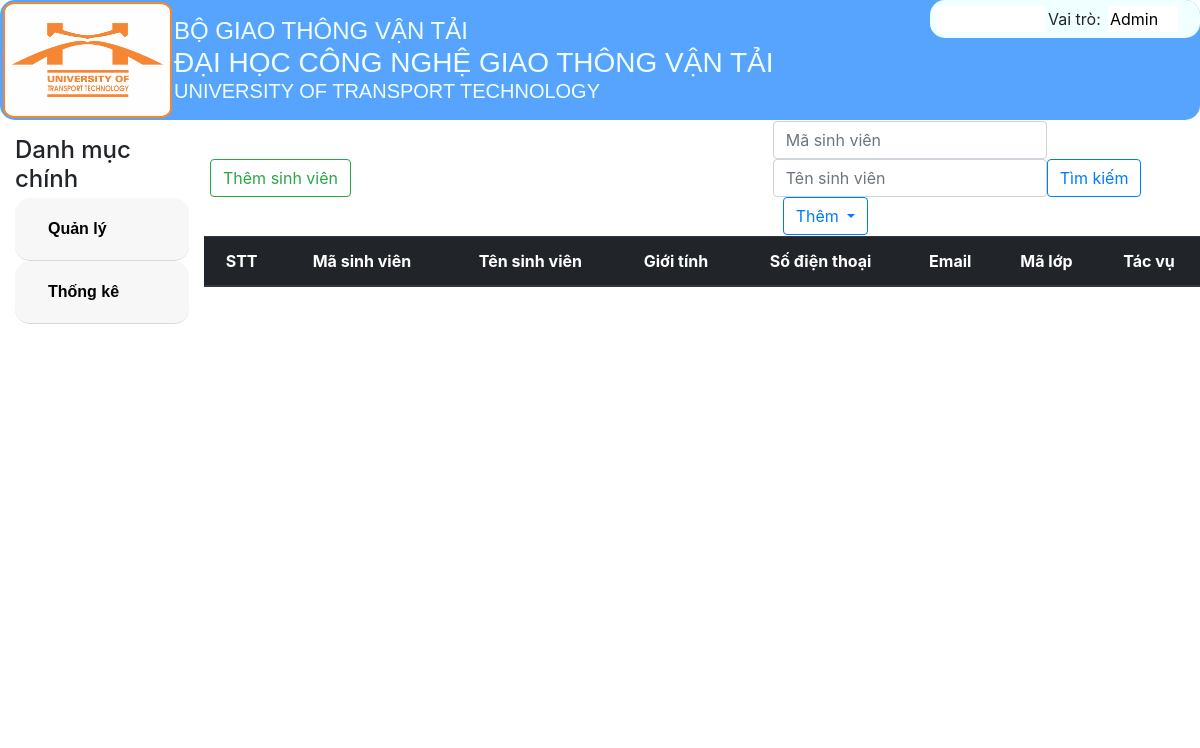
Page /DanhSachSinhVien on the earlier database version.
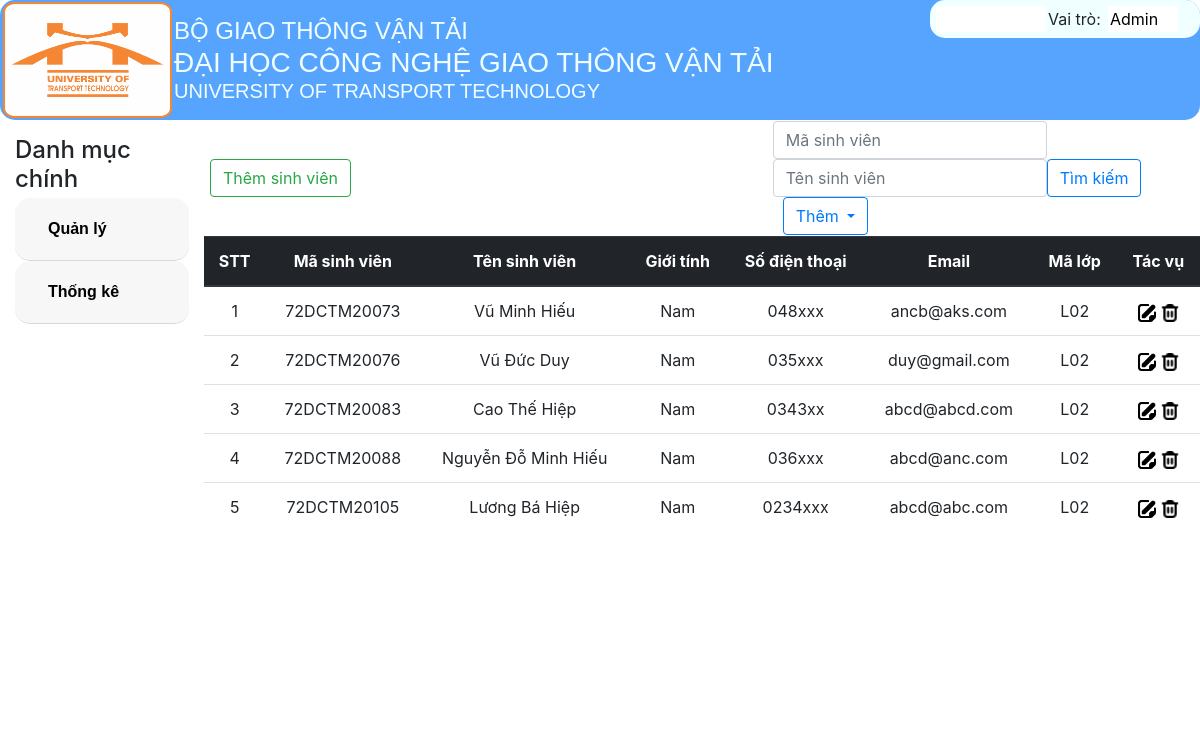
Same page on the later database version.
### tables this page shows
CREATE TABLE `sinhvien` (
  `masinhvien` varchar(30) NOT NULL,
  `tensinhvien` varchar(30) NOT NULL,
  `gioitinh` varchar(10) NOT NULL,
  `sodienthoai` varchar(20) NOT NULL,
  `email` varchar(50) NOT NULL,
  `malop` varchar(30) NOT NULL
);

### MVC/Core/controller.php (called while the page is built, shortened)
<?php
class Controller
{
    public function mode($mode){
        return new $mode;
    }
    function view($view, $data= []){
        include_once './MVC/Views/'.$view.'.php';
    }
}

### MVC/Controllers/DanhSachSinhVien.php (called while the page is built, shortened)
<?php
class DanhSachSinhVien extends Controller
{
    protected $sinhvien;
    function __construct()
    {
        $this->sinhvien = $this->mode('SinhVien');
    }
    function Get_data()
    {
        $this->view('MasterLayoutAD', [
            'page' => 'Sinhvien_v',
            'dulieu' => $this->sinhvien->sinhvien_find('', '', ''),
        ]);
    }
}

### MVC/Core/app.php (called while the page is built, shortened)
<?php
class app
{
    protected $action = 'Get_data';
    function __construct()
    {
        $arr = $this->ProcessURL();
        if($arr!=null){
            if(file_exists("./MVC/Controllers/".$arr[0].".php")){
                $this->controller=$arr[0];
                unset($arr[0]);
            }
        }
        $this->controller=new $this->controller;
        $this->params=$arr?array_values($arr):[];
        call_user_func_array([$this->controller,$this->action],$this->params);
    }
    function ProcessURL(){
        if(isset($_GET['url'])){
            return explode("/",filter_var(trim($_GET['url']),FILTER_DEFAULT));
        }
    }
}
?>

### index.php (called while the page is built, shortened)
<?php
$myapp = new app();
?>

### MVC/Core/connectDB.php (called while the page is built, shortened)
<?php
class connectDB{
    protected $servername="localhost";
    protected $username="root";
    protected $password="";
    protected $dbname="btl_quanlydiem";
    function __construct(){
        $this->con=mysqli_connect($this->servername,$this->username,$this->password,$this->dbname);
    }
}
?>

### MVC/Models/SinhVien.php (called while the page is built, shortened)
<?php
class SinhVien extends connectDB{
    function sinhvien_find($masinhvien,$tensinhvien,$malop){
        $sql_sinhvien_find="SELECT * FROM sinhvien where masinhvien like '%$masinhvien%' and tensinhvien like '%$tensinhvien%' and malop like '%$malop%'";
        return mysqli_query($this->con,$sql_sinhvien_find);
    }
}

### MVC/Views/Pages/Sinhvien_v.php (the view, shortened to what this page needs)
<!DOCTYPE html>
<html lang="en">
<head>
    <link rel="stylesheet" href="Public/Css/style.css">
    <link rel="stylesheet" href="Public/Css/css_bootstrap.min.css">
</head>
<body>
    <table style="width: 100%;">
        <tr>
            <td style="width: 57%;"><a href="http://localhost/BTL_QuanLyDiem/DanhSachSinhVien/Them"><button class="btn btn-outline-success" name="btnThemsinhvien" style="margin: 5px;">Thêm
                        sinh viên</button></a></td>
            <td>
                <form action="http://localhost/BTL_QuanLyDiem/DanhSachSinhVien/Timkiem" method="post">
                    <div class="form-inline">
                        <input type="text" name="txtMasinhvien" class="form-control" placeholder="Mã sinh viên" value="<?php if (isset($data['masinhvien']))
                                                                                                                            echo $data['masinhvien'] ?>">
                        <input type="text" name="txtTensinhvien" class="form-control" placeholder="Tên sinh viên" value="<?php if (isset($data['tensinhvien']))
                                                                                                                                echo $data['tensinhvien'] ?>">
                        <input type="submit" class="btn btn-outline-primary" name="btnTimkiem" value="Tìm kiếm">
                </form>
                <button class="btn btn-outline-primary dropdown-toggle" type="button" id="dropdownMenuButton" data-toggle="dropdown" style="position: relative; left: 10px; top: 0px;">
                    Thêm
                </button>
                </div>
    <form action="http://localhost/BTL_QuanLyDiem/DanhSachSinhVien/Timkiem" method="post">
        <table class="table" style="text-align: center;">
            <thead class="thead-dark">
                <tr>
                    <th>STT</th>
                    <th>Mã sinh viên</th>
                    <th>Tên sinh viên</th>
                    <th>Giới tính</th>
                    <th>Số điện thoại</th>
                    <th>Email</th>
                    <th>Mã lớp</th>
                    <th>Tác vụ</th>
                </tr>
            </thead>
            <tbody>
                <?php
                if (isset($data['dulieu']) && $data['dulieu'] != null) {
                    $i = 1;
                    while ($row = mysqli_fetch_array($data['dulieu'])) {
                ?>
                        <tr>
                            <td>
                                <?php echo $i++ ?>
                            </td>
                            <td>
                                <?php echo $row['masinhvien'] ?>
                            </td>
                            <td>
                                <?php echo $row['tensinhvien'] ?>
                            </td>
                            <td>
                                <?php echo $row['gioitinh'] ?>
                            </td>
                            <td>
                                <?php echo $row['sodienthoai'] ?>
                            </td>
                            <td>
                                <?php echo $row['email'] ?>
                            </td>
                            <td>
                                <?php echo $row['malop'] ?>
                            </td>
                            <td>
                                <a href="http://localhost/BTL_QuanLyDiem/DanhSachSinhVien/Sua/<?php echo $row['masinhvien'] ?>"><img class="icon" src="Public/Images/note.png" alt="note"></a>
                                <a href="http://localhost/BTL_QuanLyDiem/DanhSachSinhVien/Xoa/<?php echo $row['masinhvien'] ?>"><img class="icon" src="Public/Images/trash.png" alt="trash"></a>
                            </td>
                        </tr>
                <?php
                    }
                }
                ?>
            </tbody>
        </table>
    </form>
</body>
</html>

### MVC/Views/MasterLayoutAD.php (shortened to what this page needs)
<!DOCTYPE html>
<html lang="en">
<head>
   <link rel="stylesheet" href="Public/Css/style.css">
   <link rel="stylesheet" href="Public/Css/css_bootstrap.min.css">
   <link rel="stylesheet" href="https://stackpath.bootstrapcdn.com/bootstrap/4.1.1/css/bootstrap.min.css">
</head>
<body>
   <header>
      <table>
         <tr>
            <td rowspan="2" id="logo_cell">
               <img style="width: 169px;margin-left: 2px;" id="logo-utt-border" src="Public/Images/logo-utt-border.png"
                  alt="asdasd">
            </td>
            <td rowspan="2" style="font-family: Arial, Helvetica, sans-serif; color: azure;">
               <h4 style="margin: 0;">BỘ GIAO THÔNG VẬN TẢI</h3>
                  <h3 style="margin: 0;">ĐẠI HỌC CÔNG NGHỆ GIAO THÔNG VẬN TẢI</h2>
                     <h5 style="margin: 0;">UNIVERSITY OF TRANSPORT TECHNOLOGY
               </h4>
            </td>
            <td id="status" style="width: 270px;"><span>
                  <table style="margin: 4px;">
                     <tr>
                        <td><input type="text" name="txtInfoAcc" style="border-style: none; width: 110px;" value="<?php if (isset($data['info']))
                           echo $data['info']; ?>" readonly></td>
                        <td style="width: 60px;">Vai trò:</td>
                        <td style="border-radius: 15px;"><input type="text" name="txtVaitro"
                              style="border-style: none;width: 70px;" value="Admin" readonly></td>
                     </tr>
                  </table>
               </span></td>
         </tr>
         <tr>
            <td></td>
         </tr>
      </table>
      <div class="article">
         <div class="container mt-3">
            <h4 class="mb-1">Danh mục chính</h4>
               <div class="card" style="border: none;">
                  <div class="card-header" id="headingThree" style="border-radius: 15px;">
                     <h5 class="mb-0">
                        <button class="btn btn-link collapsed" type="button" data-toggle="collapse"
                           data-target="#collapseThree" aria-expanded="false" aria-controls="collapseThree"
                           style="color: black;font-family: Arial, Helvetica, sans-serif;">
                           <b>Quản lý</b>
                        </button>
                     </h5>
                  </div>
               </div>
               <div class="card" style="border: none;">
                  <div class="card-header" id="headingFour" style="border-radius: 15px;">
                     <h5 class="mb-0">
                        <button class="btn btn-link collapsed" type="button" data-toggle="collapse"
                           data-target="#collapseFour" aria-expanded="false" aria-controls="collapseFour"
                           style="color: black;font-family: Arial, Helvetica, sans-serif;">
                           <b>Thống kê</b>
                        </button>
                     </h5>
                  </div>
               </div>
      </div>
   </div>
   <div class="aside">
      <?php
      include_once './MVC/Views/Pages/' . $data['page'] . '.php';
      ?>
</body>
</html>

### Public/Css/style.css (style rules this page uses)
header { width: 100%; height: 120px; background-color: #56a4fe; border-radius: 15px; }
header>table { width: 100%; }
#logo_cell { width: 170px; height: 120px; }
#status { width: 350px; height: 20px; background-color: azure; border-radius: 15px; }
.article { float: left; width: 17%; }
.aside { margin-left: 17%; height: 600px; background-color: #ffffff; }
.icon { width: 18px; height: 18px; }

Differences in the rows shown:
added sinhvien: masinhvien "72DCTM20073", tensinhvien "Vũ Minh Hiếu", gioitinh "Nam", sodienthoai "048xxx", email "ancb@aks.com", malop "L02"
added sinhvien: masinhvien "72DCTM20076", tensinhvien "Vũ Đức Duy", gioitinh "Nam", sodienthoai "035xxx", email "duy@gmail.com", malop "L02"
added sinhvien: masinhvien "72DCTM20083", tensinhvien "Cao Thế Hiệp", gioitinh "Nam", sodienthoai "0343xx", email "abcd@abcd.com", malop "L02"
added sinhvien: masinhvien "72DCTM20088", tensinhvien "Nguyễn Đỗ Minh Hiếu", gioitinh "Nam", sodienthoai "036xxx", email "abcd@anc.com", malop "L02"
added sinhvien: masinhvien "72DCTM20105", tensinhvien "Lương Bá Hiệp", gioitinh "Nam", sodienthoai "0234xxx", email "abcd@abc.com", malop "L02"
